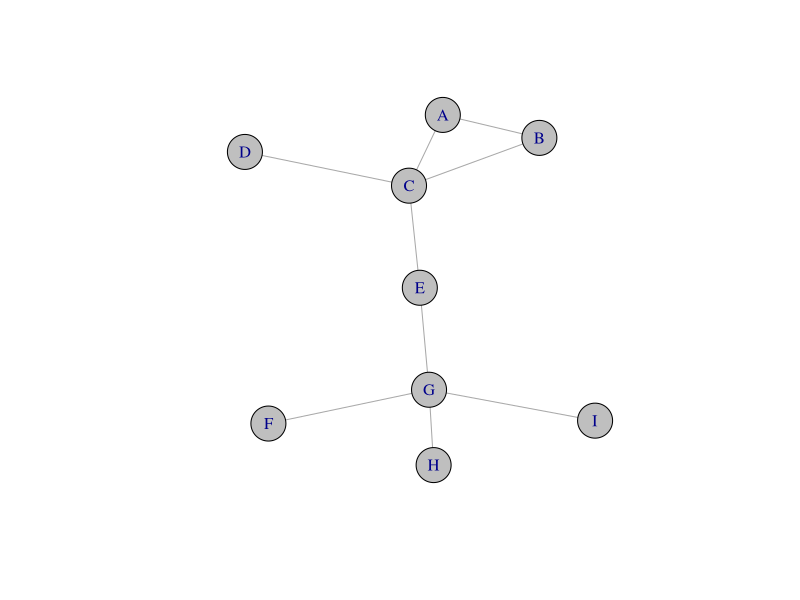

Write R code to recreate this figure.
## ---- chunk 1
# Loading Package
library('igraph') 
# Creating edge list, vertex list
example_edges <- data.frame(x=c("A","A","B","C","C","E","G","G","G"),
                    y=c("B","C","C","D","E","G","F","I","H"))
example_vertices <- data.frame(x=c("A","B","C","D","E","F","G","H","I"))
# Generating network
net <- graph_from_data_frame(d=example_edges, vertices=example_vertices, directed=F) 
# Plotting network
plot(net,vertex.size=20,margin=0,edge.arrow.size=0.3,vertex.color="gray75")
# Calculate Eigenvector Centrality of each Vertex
EGvals <- eigen_centrality(net)$vector
sort(EGvals, decreasing=TRUE)

